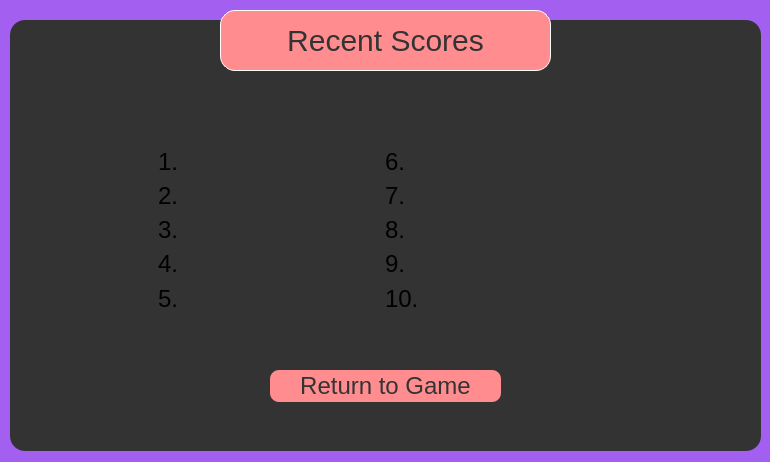
<?xml version="1.0" encoding="UTF-8"?>
<ui version="4.0">
 <class>HighScoresForm</class>
 <widget class="QWidget" name="HighScoresForm">
  <property name="geometry">
   <rect>
    <x>0</x>
    <y>0</y>
    <width>770</width>
    <height>462</height>
   </rect>
  </property>
  <property name="windowTitle">
   <string>Form</string>
  </property>
  <property name="styleSheet">
   <string notr="true">*{
font-size:24px;
background:rgb(163, 96, 240);
}

QToolButton
{
font-size: 30px;
border: 1px white;
border-radius: 15px;
border-style: solid;
background:rgb(255, 141, 144);
color: #333;
}


QFrame
{
background:#333;
border-radius: 15px;
}

QPushButton
{
border: 1px rgb(255, 141, 144);
background:rgb(255, 141, 144);
border-radius:9px;
color: #333;
}
QPushButton:hover:!pressed
{
background:rgb(204, 114, 117);
border-width:2px;
border-color: white;
border-style:solid;
border-radius:9px;
color: #333;
}
QLineEdit
{
background:transparent;
border:none;
color:#717072;
}

QTextEdit
{
background:transparent;
border:none;
color:#717072;
}</string>
  </property>
  <widget class="QFrame" name="frameOut">
   <property name="geometry">
    <rect>
     <x>10</x>
     <y>20</y>
     <width>751</width>
     <height>431</height>
    </rect>
   </property>
   <property name="frameShape">
    <enum>QFrame::StyledPanel</enum>
   </property>
   <property name="frameShadow">
    <enum>QFrame::Raised</enum>
   </property>
   <widget class="QPushButton" name="returnButton">
    <property name="geometry">
     <rect>
      <x>260</x>
      <y>350</y>
      <width>231</width>
      <height>32</height>
     </rect>
    </property>
    <property name="text">
     <string>Return to Game</string>
    </property>
   </widget>
   <widget class="QFrame" name="horizontalFrame">
    <property name="geometry">
     <rect>
      <x>130</x>
      <y>110</y>
      <width>481</width>
      <height>201</height>
     </rect>
    </property>
    <layout class="QHBoxLayout" name="horizontalLayout">
     <item>
      <widget class="QFrame" name="frameIn">
       <layout class="QFormLayout" name="formLayout">
        <item row="0" column="0">
         <widget class="QLabel" name="label">
          <property name="text">
           <string>1.</string>
          </property>
         </widget>
        </item>
        <item row="1" column="0">
         <widget class="QLabel" name="label_2">
          <property name="text">
           <string>2.</string>
          </property>
         </widget>
        </item>
        <item row="2" column="0">
         <widget class="QLabel" name="label_3">
          <property name="text">
           <string>3.</string>
          </property>
         </widget>
        </item>
        <item row="3" column="0">
         <widget class="QLabel" name="label_4">
          <property name="text">
           <string>4.</string>
          </property>
         </widget>
        </item>
        <item row="4" column="0">
         <widget class="QLabel" name="label_5">
          <property name="text">
           <string>5.</string>
          </property>
         </widget>
        </item>
        <item row="0" column="1">
         <widget class="QLineEdit" name="line1">
          <property name="alignment">
           <set>Qt::AlignCenter</set>
          </property>
          <property name="readOnly">
           <bool>true</bool>
          </property>
          <property name="placeholderText">
           <string/>
          </property>
         </widget>
        </item>
        <item row="2" column="1">
         <widget class="QLineEdit" name="line3">
          <property name="alignment">
           <set>Qt::AlignCenter</set>
          </property>
          <property name="readOnly">
           <bool>true</bool>
          </property>
         </widget>
        </item>
        <item row="3" column="1">
         <widget class="QLineEdit" name="line4">
          <property name="alignment">
           <set>Qt::AlignCenter</set>
          </property>
          <property name="readOnly">
           <bool>true</bool>
          </property>
         </widget>
        </item>
        <item row="4" column="1">
         <widget class="QLineEdit" name="line5">
          <property name="alignment">
           <set>Qt::AlignCenter</set>
          </property>
          <property name="readOnly">
           <bool>true</bool>
          </property>
         </widget>
        </item>
        <item row="1" column="1">
         <widget class="QLineEdit" name="line2">
          <property name="sizePolicy">
           <sizepolicy hsizetype="Preferred" vsizetype="Fixed">
            <horstretch>0</horstretch>
            <verstretch>0</verstretch>
           </sizepolicy>
          </property>
          <property name="alignment">
           <set>Qt::AlignCenter</set>
          </property>
          <property name="readOnly">
           <bool>true</bool>
          </property>
         </widget>
        </item>
       </layout>
      </widget>
     </item>
     <item>
      <widget class="QFrame" name="frame">
       <layout class="QFormLayout" name="formLayout_2">
        <item row="0" column="0">
         <widget class="QLabel" name="label_6">
          <property name="text">
           <string>6.</string>
          </property>
         </widget>
        </item>
        <item row="1" column="0">
         <widget class="QLabel" name="label_7">
          <property name="text">
           <string>7.</string>
          </property>
         </widget>
        </item>
        <item row="2" column="0">
         <widget class="QLabel" name="label_8">
          <property name="text">
           <string>8.</string>
          </property>
         </widget>
        </item>
        <item row="3" column="0">
         <widget class="QLabel" name="label_9">
          <property name="text">
           <string>9.</string>
          </property>
         </widget>
        </item>
        <item row="4" column="0">
         <widget class="QLabel" name="label_10">
          <property name="text">
           <string>10.</string>
          </property>
         </widget>
        </item>
        <item row="0" column="1">
         <widget class="QLineEdit" name="line6">
          <property name="alignment">
           <set>Qt::AlignCenter</set>
          </property>
          <property name="readOnly">
           <bool>true</bool>
          </property>
         </widget>
        </item>
        <item row="1" column="1">
         <widget class="QLineEdit" name="line7">
          <property name="alignment">
           <set>Qt::AlignCenter</set>
          </property>
          <property name="readOnly">
           <bool>true</bool>
          </property>
         </widget>
        </item>
        <item row="2" column="1">
         <widget class="QLineEdit" name="line8">
          <property name="alignment">
           <set>Qt::AlignCenter</set>
          </property>
          <property name="readOnly">
           <bool>true</bool>
          </property>
         </widget>
        </item>
        <item row="3" column="1">
         <widget class="QLineEdit" name="line9">
          <property name="alignment">
           <set>Qt::AlignCenter</set>
          </property>
          <property name="readOnly">
           <bool>true</bool>
          </property>
         </widget>
        </item>
        <item row="4" column="1">
         <widget class="QLineEdit" name="line10">
          <property name="alignment">
           <set>Qt::AlignCenter</set>
          </property>
          <property name="readOnly">
           <bool>true</bool>
          </property>
         </widget>
        </item>
       </layout>
      </widget>
     </item>
    </layout>
   </widget>
  </widget>
  <widget class="QToolButton" name="highScoreLabel">
   <property name="geometry">
    <rect>
     <x>220</x>
     <y>10</y>
     <width>331</width>
     <height>61</height>
    </rect>
   </property>
   <property name="text">
    <string>Recent Scores</string>
   </property>
  </widget>
 </widget>
 <resources/>
 <connections/>
</ui>
